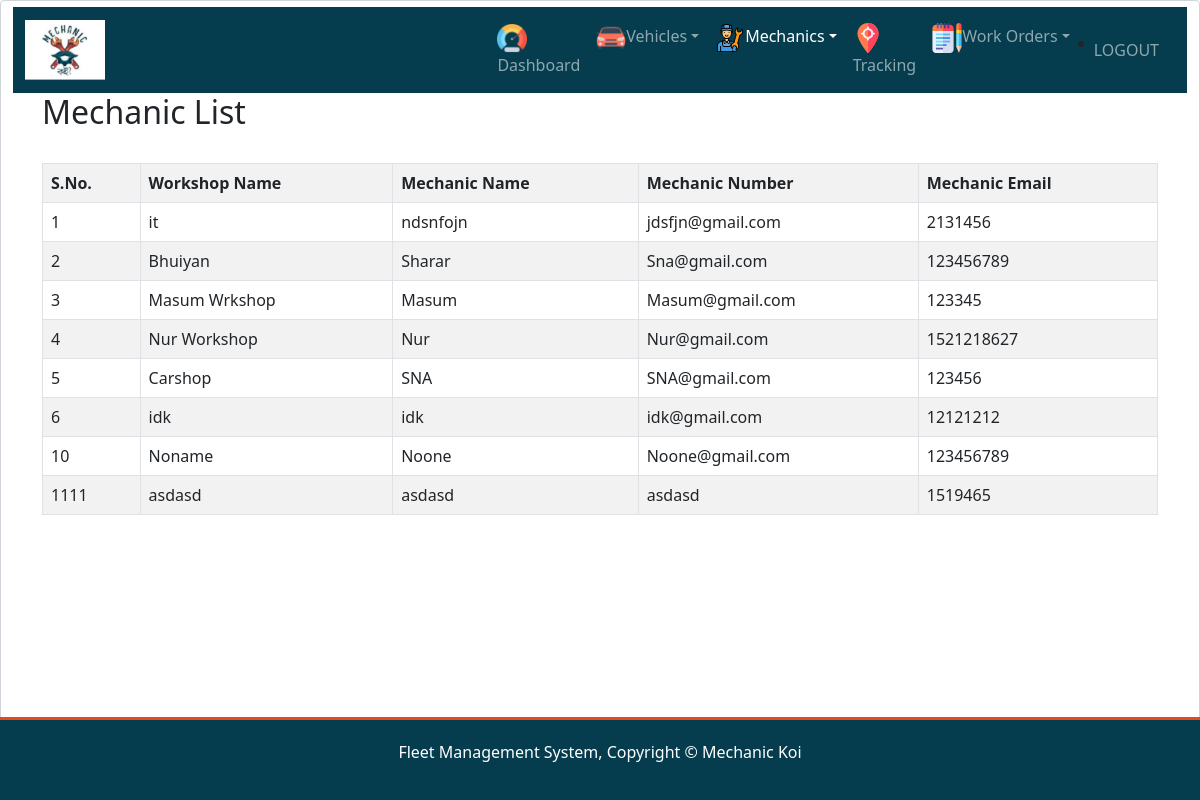
The page /All_Mechanics.php on the database its author committed.
### tables this page shows
CREATE TABLE `mechanic_list` (
  `serial` int(50) NOT NULL,
  `workshop_name` varchar(50) NOT NULL,
  `mechanic_name` varchar(50) NOT NULL,
  `mechanic_email` varchar(20) NOT NULL,
  `mechanic_number` int(11) NOT NULL
);

### All_Mechanics.php (the view, shortened to what this page needs)
<html>
    <head>
    <link href="https://cdn.jsdelivr.net/npm/bootstrap@5.0.0/dist/css/bootstrap.min.css" rel="stylesheet">
    </head>
    <body class="form-control">
        <div>
            <header>
                <nav class="navbar navbar-expand-lg navbar-dark " style="background-color: #053D4F">
  <div class="container">
    <a class="navbar-brand" href="dashboard.php">
      <img src="./img/Mechanic_koi.PNG" alt="" width="80" height="60">
    </a>
  </div>
    <div class="container">
    <div class="collapse navbar-collapse" id="navbarNavDropdown">
      <ul class="navbar-nav">
        <li class="nav-item">
          <a class="nav-link" aria-current="page" href="dashboard.php"><img src="./img/speedometer.PNG" alt="" width="30" height="30">Dashboard</a>
        </li>
        <li class="nav-item dropdown">
          <a class="nav-link dropdown-toggle" href="#" id="navbarDropdownMenuLink" role="button" data-bs-toggle="dropdown" aria-expanded="false"><img src="./img/car.PNG" alt="" width="30" height="30">Vehicles</a>
        </li>
        <li class="nav-item dropdown">
          <a class="nav-link dropdown-toggle active" href="#" id="navbarDropdownMenuLink" role="button" data-bs-toggle="dropdown" aria-expanded="false"><img src="./img/mechanic.svg" alt="" width="30" height="30">Mechanics</a>
        </li>
        <li class="nav-item">
          <a class="nav-link" href="#"><img src="./img/Tracking.svg" alt="" width="30" height="30">Tracking</a>
        </li>
        <li class="nav-item dropdown">
          <a class="nav-link dropdown-toggle" href="#" id="navbarDropdownMenuLink" role="button" data-bs-toggle="dropdown" aria-expanded="false"><img src="./img/notepad.svg" alt="" width="30" height="30">Work Orders</a>
        </li>
      </ul>
      <li class="nav-item">
      <a class="nav-link" style="color:#FFFFFF8C !important; text-decoration:none; margin-top:-25px;" href="./php/logout.php">LOGOUT </a>
      </li>
    </div>
  </div>
</nav>
            </header>
        </div>
        <div class="container">
            <div class="table-responsive">
                <h2>Mechanic List</h2>
                <br />
                <table class="table table-bordered table-striped" id="vehicle_list">
                    <tr>
                        <th>S.No.</th>
                        <th>Workshop Name</th>
                        <th>Mechanic Name</th>
                        <th>Mechanic Number</th>
                        <th>Mechanic Email</th>
                    </tr>
    <?php
        include("connection.php");
        $query= "SELECT * FROM MECHANIC_LIST";
        $data = mysqli_query($conn,$query);
        $total = mysqli_num_rows($data);
        if($total!=0)
        {
            while($result = mysqli_fetch_assoc($data))
            {
                echo "
                <tr>
                    <td>".$result['serial']."</td>
                    <td>".$result['workshop_name']."</td>
                    <td>".$result['mechanic_name']."</td>
                    <td>".$result['mechanic_email']."</td>
                    <td>".$result['mechanic_number']."</td>
                </tr>
                ";
            }
        }
        else{
            echo "No records found";
        }
    ?>
                </table>
            </div>
        </div>
        <footer style="padding: 20px; margin-top: 175px; color: #ffffff; background-color: #053D4F; text-align: center; border-top: #e8491d 3px solid;position: fixed; left:0;bottom: 0;width: 100%;text-align: center;">
        <p>Fleet Management System, Copyright &copy; Mechanic Koi</p>
        </footer>
    </body>
</html>

### rows shown on the page
mechanic_list: serial "1", workshop_name "it", mechanic_name "ndsnfojn", mechanic_email "jdsfjn@gmail.com", mechanic_number "2131456"
mechanic_list: serial "2", workshop_name "Bhuiyan", mechanic_name "Sharar", mechanic_email "Sna@gmail.com", mechanic_number "123456789"
mechanic_list: serial "3", workshop_name "Masum Wrkshop", mechanic_name "Masum", mechanic_email "Masum@gmail.com", mechanic_number "123345"
mechanic_list: serial "4", workshop_name "Nur Workshop", mechanic_name "Nur", mechanic_email "Nur@gmail.com", mechanic_number "1521218627"
mechanic_list: serial "5", workshop_name "Carshop", mechanic_name "SNA", mechanic_email "SNA@gmail.com", mechanic_number "123456"
mechanic_list: serial "6", workshop_name "idk", mechanic_name "idk", mechanic_email "idk@gmail.com", mechanic_number "12121212"
mechanic_list: serial "10", workshop_name "Noname", mechanic_name "Noone", mechanic_email "Noone@gmail.com", mechanic_number "123456789"
mechanic_list: serial "1111", workshop_name "asdasd", mechanic_name "asdasd", mechanic_email "asdasd", mechanic_number "1519465"
